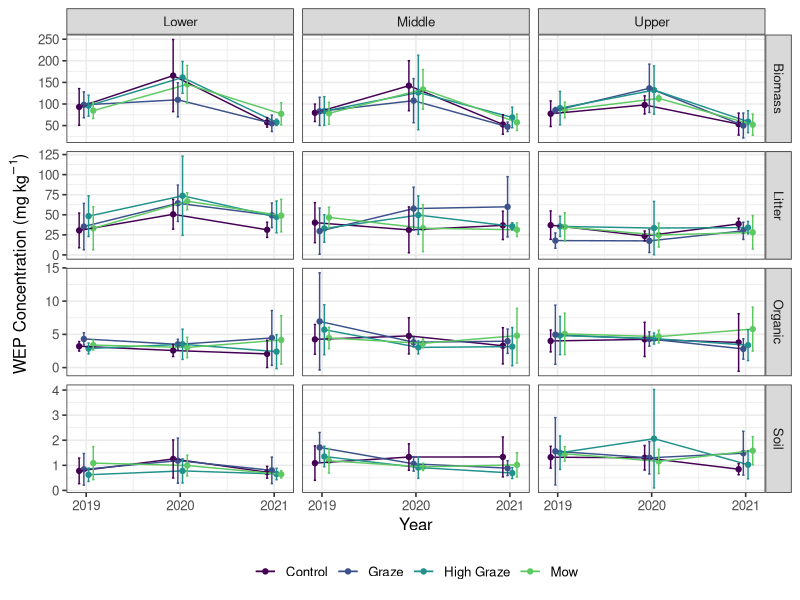
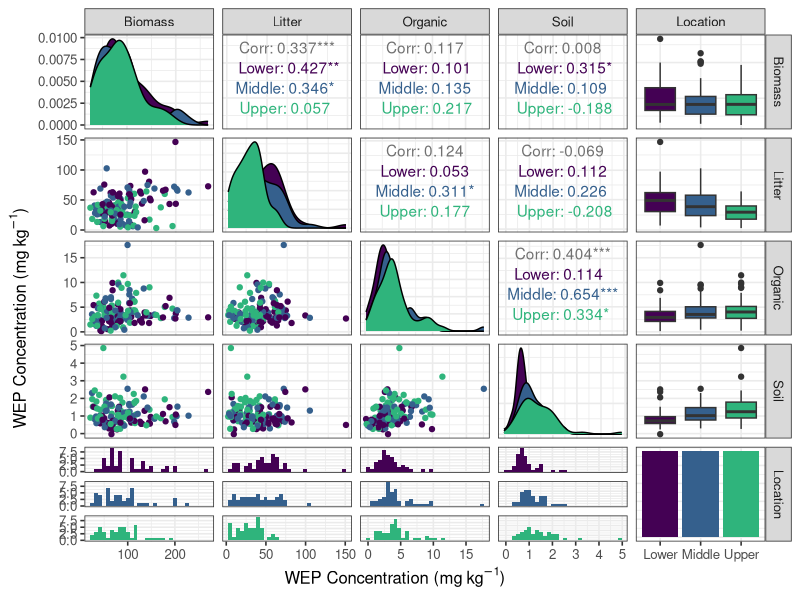

The R source for these figures, in order:
## ---- chunk 1
library(tidyverse)
library(patchwork)
library(GGally)
## ---- chunk 2
conc <- read_csv(here::here("./notebooks/P_concentration.csv"))
mass_data <- read_csv(here::here("./notebooks/mass.csv"))
## ---- chunk 3
veg_data <- mass_data %>%
  right_join(conc) %>%
  rename(conc = ak_content) %>% # mg/kg
  mutate(p_total = conc * dryweight/1000 /0.25) %>% # mg/m2
  filter(timing == "Before",
         sample_type != "Soil")
## ---- chunk 4
soil_data <- conc %>%
  filter(timing == "Before",
         sample_type == "Soil") %>%
  rename(soil_conc = ak_content) %>%
  select(site, timing, plot,  location, year, treatment, soil_conc) 

## Join
corr_data <- soil_data %>%
  right_join(veg_data) 

corr_data %>%
  group_by(sample_type) %>%
  summarise(corr = cor(conc, soil_conc, use = "complete.obs"))

cor.test(~ conc + soil_conc, data = filter(corr_data, sample_type == "Biomass"))
cor.test(~ conc + soil_conc, data = filter(corr_data, sample_type == "Litter"))
cor.test(~ conc + soil_conc, data = filter(corr_data, sample_type == "Organic"))

cor.test(~ dryweight + soil_conc, data = filter(corr_data, sample_type == "Biomass"))
cor.test(~ dryweight + soil_conc, data = filter(corr_data, sample_type == "Litter"))

filter(corr_data, soil_conc >4)
## ---- chunk 5
p1 <- ggplot(data = filter(corr_data, sample_type == "Biomass"), aes(x = soil_conc, y = conc, colour = location,)) +
  geom_point() +
  theme_bw(base_size = 12) +
  labs(colour = "Topograhic Position", y = expression(paste("Biomass WEP Concentration (", mg~kg^{-1}, ")")), x = bquote('Ah (0-10cm) WEP Concentration ('*mg~kg^{-1}*')')) +
  scale_y_continuous(limits = c(0,300), breaks = seq(0,300,50), expand = c(0,0)) +
  scale_x_continuous(limits = c(0,5.5), expand = c(0,0)) +
  scale_colour_manual(values = c("#35608DFF", "#2FB47CFF", "#FDE725FF")) +
  facet_wrap(~sample_type, scales = "free")

p2 <- ggplot(data = filter(corr_data, sample_type == "Litter"), aes(x = soil_conc, y = conc, colour = location,)) +
  geom_point() +
  theme_bw(base_size = 12) +
  labs(colour = "Topograhic Position", y = expression(paste("Litter WEP Concentration (", mg~kg^{-1}, ")")), x = bquote('Ah (0-10cm) WEP Concentration ('*mg~kg^{-1}*')')) +
  scale_y_continuous(limits = c(0,150), breaks = seq(0,150,25), expand = c(0,0)) +
  scale_x_continuous(limits = c(0,5.5), expand = c(0,0)) +
  scale_colour_manual(values = c("#35608DFF", "#2FB47CFF", "#FDE725FF")) +
  facet_wrap(~sample_type, scales = "free")

p3 <- ggplot(data = filter(corr_data, sample_type == "Organic"), aes(x = soil_conc, y = conc, colour = location,)) +
  geom_point() +
  theme_bw(base_size = 12) +
  labs(colour = "Topograhic Position", y = expression(paste("Organic WEP Concentration (", mg~kg^{-1}, ")")), x = bquote('Ah (0-10cm) WEP Concentration ('*mg~kg^{-1}*')')) +
  scale_y_continuous(limits = c(0,20), breaks = seq(0,20,5), expand = c(0,0)) +
  scale_x_continuous(limits = c(0,5.5), expand = c(0,0)) +
  scale_colour_manual(values = c("#35608DFF", "#2FB47CFF", "#FDE725FF")) +
  facet_wrap(~sample_type, scales = "free")

#p1 + p2 + p3 + plot_layout(axis_titles = "collect", guides = 'collect') & theme(legend.position = "top")

## ---- chunk 6
p4 <- ggplot(data = filter(corr_data, sample_type == "Biomass"), aes(x = soil_conc, y = dryweight, colour = location,)) +
  geom_point() +
  theme_bw(base_size = 12) +
  labs(colour = "Topograhic Position", y = expression(paste("Biomass WEP Concentration (", mg~kg^{-1}, ")")), x = bquote('Ah (0-10cm) WEP Concentration ('*mg~kg^{-1}*')')) +
  scale_y_continuous(limits = c(0,250), breaks = seq(0,250,50), expand = c(0,0)) +
  scale_x_continuous(limits = c(0,5.5), expand = c(0,0)) +
  scale_colour_manual(values = c("#35608DFF", "#2FB47CFF", "#FDE725FF")) +
  facet_wrap(~sample_type, scales = "free")

p5 <- ggplot(data = filter(corr_data, sample_type == "Litter"), aes(x = soil_conc, y = dryweight, colour = location,)) +
  geom_point() +
  theme_bw(base_size = 12) +
  labs(colour = "Topograhic Position", y = expression(paste("Litter WEP Concentration (", mg~kg^{-1}, ")")), x = bquote('Ah (0-10cm) WEP Concentration ('*mg~kg^{-1}*')')) +
  scale_y_continuous(limits = c(0,350), breaks = seq(0,350,100), expand = c(0,0)) +
  scale_x_continuous(limits = c(0,5.5), expand = c(0,0)) +
  scale_colour_manual(values = c("#35608DFF", "#2FB47CFF", "#FDE725FF")) +
  facet_wrap(~sample_type, scales = "free")

p6 <- p4 + p5 + plot_layout(axis_titles = "collect", guides = 'collect') & theme(legend.position = "top")
#p6
## ---- chunk 7

veg_data2 <- mass_data %>%
  right_join(conc) %>%
  rename(conc = ak_content) %>% # mg/kg
  mutate(p_total = conc * dryweight/1000 /0.25) %>% # mg/m2
  filter(timing == "Before") %>%
  group_by(year, treatment, location, sample_type) %>%
  summarise(mean_total = mean(p_total, na.rm = T),
            sd_total = sd(p_total, na.rm = T),
            mean_conc = mean(conc, na.rm = T),
            sd_conc = sd(conc, na.rm = T)) %>%
  ungroup() %>%
  mutate(treatment = fct_recode(treatment, "Graze" = "Regular Graze")) %>%
  mutate(treatment = fct_relevel(treatment, "Control", "Graze", "High Graze", "Mow"))

year_plot <- ggplot(data = veg_data2, aes(y = mean_conc, x = year, colour = treatment)) +
  geom_point(position=position_dodge(width = 0.2)) +
  geom_line(position=position_dodge(width = 0.2)) +
  geom_errorbar(aes(ymin = mean_conc - sd_conc, ymax = mean_conc + sd_conc), width = 0.1, position=position_dodge(width = 0.2)) +
  theme_bw(base_size = 12) +
  scale_x_continuous(breaks = c(2019, 2020, 2021)) +
  labs(x = "Year", y = bquote('WEP Concentration ('*mg~kg^{-1}*')')) + 
  scale_colour_manual(values = c("#440154", "#3b528b", "#21918c", "#5ec962")) +
  theme(legend.title = element_blank(),
        legend.position = "bottom") +
  facet_grid(sample_type~location, scales = "free_y")
year_plot
#ggsave(plot = year_plot, filename = "P_conc_year.png", width = 174+50, height = 100+50, units = "mm", dpi = 600) 
## ---- chunk 8
p_data3 <- mass_data %>%
  right_join(conc) %>%
  rename(conc = ak_content) %>% # mg/kg
  mutate(p_total = conc * dryweight/1000 /0.25) %>% # mg/m2
  filter(timing == "Before") %>%
  select(-p_total, - dryweight) %>%
  pivot_wider(names_from = sample_type, values_from = conc) %>%
  mutate(year = factor(year)) %>%
  rename("Location" = "location")

pair_plot <- ggpairs(select(p_data3, Biomass, Litter, Organic, Soil, Location), aes(colour = Location)) +
  scale_colour_manual(values = c("#440154", "#35608DFF", "#2FB47CFF")) +
  scale_fill_manual(values = c("#440154", "#35608DFF", "#2FB47CFF")) +
  labs(x = bquote('WEP Concentration ('*mg~kg^{-1}*')            '), y = bquote('WEP Concentration ('*mg~kg^{-1}*')            ')) +
  theme_bw(base_size = 12)
pair_plot
#ggsave(plot = pair_plot, filename = "pair_plot.png", width = 250, height = 250, units = "mm", dpi = 600) 
